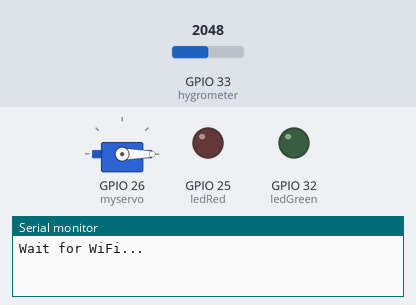
Bench run of a sketch on a simulated ESP32. Shown: servo, output pins drawn as LEDs (lit = HIGH), the last lines printed to the serial monitor. The test bench sets the inputs (shaded band); at power-on: GPIO 33 (hygrometer) = 2048. WiFi joins after 1.5 s; servers stay silent unless stated.

Above: at 0.1 s.
At 3.6 s:
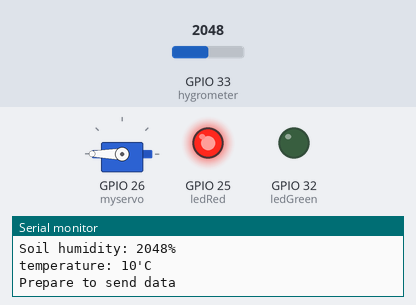
Timing chart, 0 to 5.1 s (numbered marks = the images above):
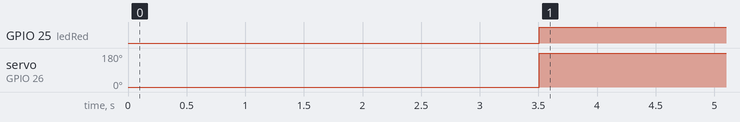

Measured:
- by itself, GPIO 25 (ledRed): LOW → HIGH at 3.5 s
- by itself, servo on GPIO 26 (myservo): 0° → 180° at 3.5 s

The sketch:

WiFiTestThingspeak.ino
```cpp
#include <ESP32Servo.h>

// Include library to connect the ESP32 to the internet

#include <WiFi.h>

#include <WiFiMulti.h>

WiFiMulti WiFiMulti;

//const char* ssid     = "dnet"; // Your SSID (Name of your WiFi)
//const char* password = "48151623"; //Your Wifi password

const char* ssid     = "Free WiFi Hodson Bay Hotel 3"; // Your SSID (Name of your WiFi)
const char* password = ""; //Your Wifi password


const char* host = "api.thingspeak.com";
String api_key = "K3Y5WNN2D6BI72J1"; // Your API Key provied by thingspeak

const int hygrometer = 33;
int value;

Servo myservo; // atach the servo

int temp = 0; // setup a int to simulate a temp

const int ledGreen = 32;
const int ledRed = 25;

void setup(){

  Serial.begin(9600);
  pinMode(ledGreen, OUTPUT);
  digitalWrite(ledGreen, LOW);
  pinMode(ledRed, OUTPUT);
  digitalWrite(ledRed, LOW);

  myservo.attach(26);
   myservo.write(0);

     Connect_to_Wifi();
}

void loop(){


  value = analogRead(hygrometer);
  value = value;

  Serial.print("Soil humidity: ");
  Serial.print(value);
  Serial.println("%");
  delay(2000);

  if (value < 2000){

  digitalWrite(ledGreen, HIGH);
  digitalWrite(ledRed, LOW);

}

 if (value > 2000){

  digitalWrite(ledGreen, LOW);
  digitalWrite(ledRed, HIGH);


}

temp = temp + 10;   // Every two seconds the temperature rises by 10.

if (temp < 120){

   myservo.write(180);  // the lid is closed under the 120.
}

if (temp > 120){

   myservo.write(0); // the lid is open after the 120.
}

if (temp > 150){

  temp = 0; // the temperature drops after the lid is open for some seconds.
}

// now we will also print the temperature in the serial monitor.

Serial.print("temperature: ");
  Serial.print(temp);
  Serial.println("'C");


 // call function to send data to Thingspeak
  Send_Data();

  delay(55000);


}

void Connect_to_Wifi()
{

  // We start by connecting to a WiFi network
  WiFiMulti.addAP(ssid, password);

  Serial.println();
  Serial.println();
  Serial.print("Wait for WiFi... ");

  while (WiFiMulti.run() != WL_CONNECTED) {
    Serial.print(".");
    delay(500);
  }

  Serial.println("");
  Serial.println("WiFi connected");
  Serial.println("IP address: ");
  Serial.println(WiFi.localIP());

}

void Send_Data()
{

  // map the moist to 0 and 100% for a nice overview in thingspeak.

  value = constrain(value,0,5000);
  value = map(value,0,5000,100,0);

  Serial.println("Prepare to send data");

  // Use WiFiClient class to create TCP connections
  WiFiClient client;

  const int httpPort = 80;

  if (!client.connect(host, httpPort)) {
    Serial.println("connection failed");
    return;
  }
  else
  {
    String data_to_send = api_key;
    data_to_send += "&field1=";
    data_to_send += String(value);
    //data_to_send += "&field2=";
    //data_to_send += String(temp);
    // data_to_send += "&field3=";
    // data_to_send += String(pressure);
    data_to_send += "\r\n\r\n";

    client.print("POST /update HTTP/1.1\n");
    client.print("Host: api.thingspeak.com\n");
    client.print("Connection: close\n");
    client.print("X-THINGSPEAKAPIKEY: " + api_key + "\n");
    client.print("Content-Type: application/x-www-form-urlencoded\n");
    client.print("Content-Length: ");
    client.print(data_to_send.length());
    client.print("\n\n");
    client.print(data_to_send);

    delay(1000);
  }

  client.stop();

}
```
